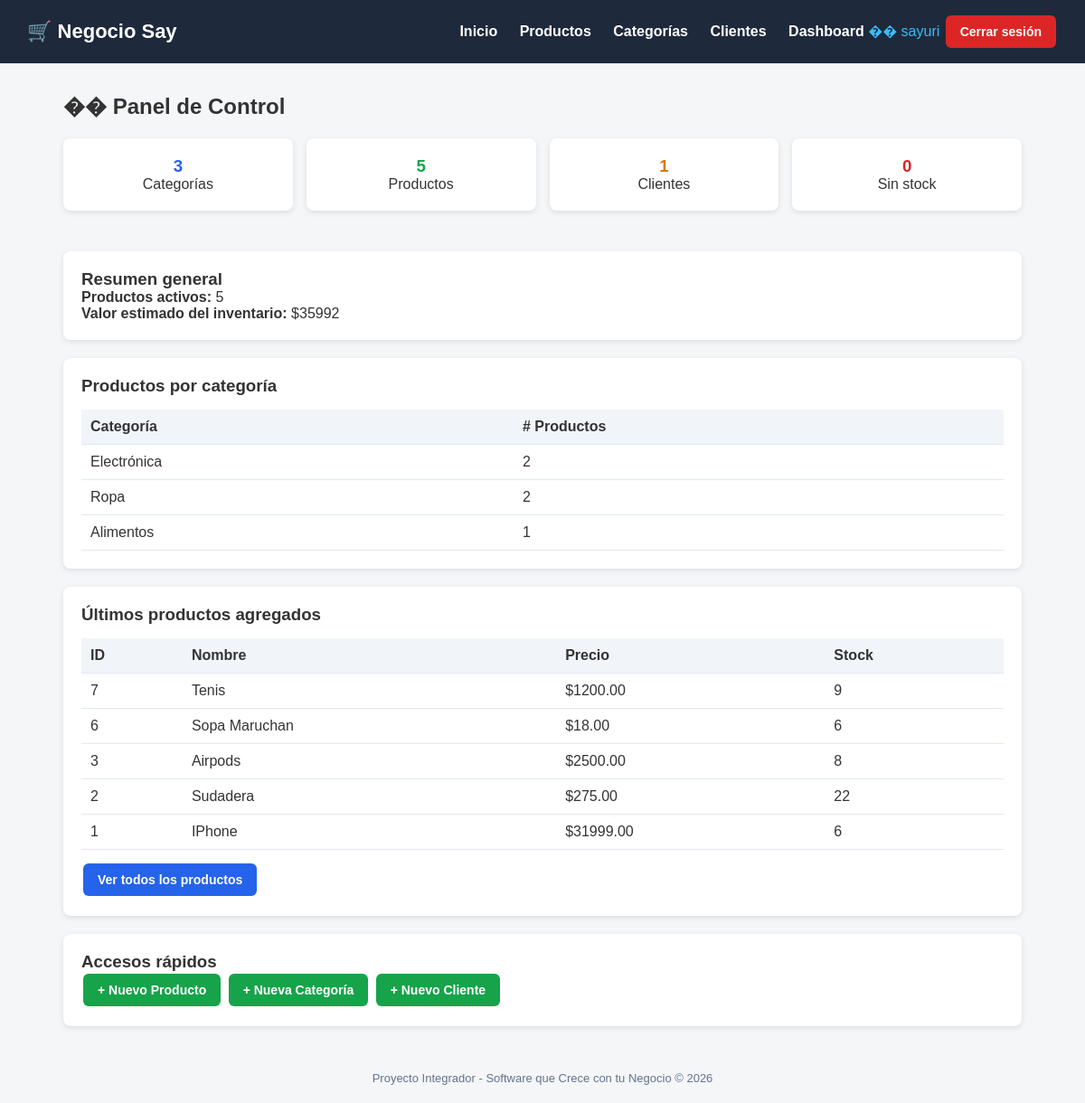
The page /dashboard/ (signed in) on the database its author committed.
### tienda/models.py (models this page shows, shortened)
class Categoria(models.Model):
    nombre = models.CharField(max_length=100)
    descripcion = models.TextField(blank=True, null=True)
    class Meta:
        verbose_name = "Categoria"
        verbose_name_plural = "Categorías"

class Producto(models.Model):
    nombre = models.CharField(max_length=200)
    descripcion = models.TextField(blank=True, null=True)
    precio = models.DecimalField(max_digits=10, decimal_places=2)
    stock = models.IntegerField(default=0)
    categoria = models.ForeignKey(Categoria, on_delete=models.CASCADE)
    fecha_creacion = models.DateTimeField(auto_now_add=True)
    activo = models.BooleanField(default=True)
    class Meta:
        verbose_name = "Producto"
        verbose_name_plural = "Productos"
        ordering = ['nombre']

### tienda/views.py (the view)
# urls.py: path('dashboard/', views.dashboard, name='dashboard'),
@login_required
def dashboard(request):
    total_categorias = Categoria.objects.count()
    total_productos = Producto.objects.count()
    total_clientes = Cliente.objects.count()
    productos_activos = Producto.objects.filter(activo=True).count()
    productos_sin_stock = Producto.objects.filter(stock=0).count()
    valor_inventario = Producto.objects.aggregate(
        total=Sum('precio')
    )['total'] or 0
    ultimos_productos = Producto.objects.order_by('-id')[:5]
    por_categoria = (
        Categoria.objects
        .annotate(num_productos=Count('producto'))
        .order_by('-num_productos')
    )
    context = {
        'total_categorias': total_categorias,
        'total_productos': total_productos,
        'total_clientes': total_clientes,
        'productos_activos': productos_activos,
        'productos_sin_stock': productos_sin_stock,
        'valor_inventario': valor_inventario,
        'ultimos_productos': ultimos_productos,
        'por_categoria': por_categoria,
    }
    return render(request, 'tienda/dashboard.html', context)

### tienda/templates/tienda/dashboard.html (shortened to what this page needs)
{% extends 'base.html' %}
{% block content %}
<h2 style="margin-bottom:20px;">�� Panel de Control</h2>
 <div style="display:grid; grid-template-columns: repeat(auto-fit, minmax( 200px, 1fr)); gap:15px; margin-bottom:25px;">
    <div class="card" style="text-align:center;">
        <h3 style="color:#2563eb;">{{ total_categorias }}</h3>  <p>Categorías</p>
    </div>
    <div class="card" style="text-align:center;">
         <h3 style="color:#16a34a;">{{ total_productos }}</h3>  <p>Productos</p>
        </div>
        <div class="card" style="text-align:center;">
            <h3 style="color:#d97706;">{{ total_clientes }}</h3>  <p>Clientes</p>
        </div>
        <div class="card" style="text-align:center;">
            <h3 style="color:#dc2626;">{{ productos_sin_stock }}</h3>  <p>Sin stock</p>
        </div>
    </div>
     <div class="card">
        <h3>Resumen general</h3>
        <p><strong>Productos activos:</strong> {{ productos_activos }}</p>  <p><strong>Valor estimado del inventario:</strong> ${{ valor_inventario  }}</p>
    </div>
     <div class="card">
        <h3>Productos por categoría</h3>
        <table>
            <thead>
                <tr><th>Categoría</th><th># Productos</th></tr>
            </thead>
            <tbody>
                {% for cat in por_categoria %}
                <tr>
                    <td>{{ cat.nombre }}</td>
                    <td>{{ cat.num_productos }}</td>
                </tr>
                {% empty %}
                <tr><td colspan="2">No hay categorías registradas.</td></tr>  {% endfor %}
            </tbody>
        </table>
    </div>
     <div class="card">
        <h3>Últimos productos agregados</h3>
        <table>
            <thead>
                <tr><th>ID</th><th>Nombre</th><th>Precio</th><th>Stock</th></tr>  </thead>
                <tbody>
                    {% for p in ultimos_productos %}
                    <tr>
                        <td>{{ p.id }}</td>
                        <td>{{ p.nombre }}</td>
                        <td>${{ p.precio }}</td>
                        <td>{{ p.stock }}</td>
                    </tr>
                    {% empty %}
                    <tr><td colspan="4">No hay productos registrados.</td></tr>  {% endfor %}
                </tbody>
            </table>
            <a href="{% url 'lista_productos' %}" class="btn btn-primary" style="margin-top:15px;">Ver todos los productos</a>
        </div>
         <div class="card">
            <h3>Accesos rápidos</h3>
            <a href="{% url 'crear_producto' %}" class="btn btn-success">+ Nuevo Producto</a>
            <a href="{% url 'crear_categoria' %}" class="btn btn-success">+ Nueva Categoría</a>
            <a href="{% url 'crear_cliente' %}" class="btn btn-success">+ Nuevo Cliente</a>
        </div>
        {% endblock %}

### tienda/templates/base.html (shortened to what this page needs)
<!DOCTYPE html>
<html lang="es">
<head>
</head>
<body>
    <header>
        <h1>🛒  Negocio Say</h1>
        <nav>
            <a href="{% url 'inicio' %}">Inicio</a>
            <a href="{% url 'lista_productos' %}">Productos</a>
            <a href="{% url 'lista_categorias' %}">Categorías</a>
            <a href="{% url 'lista_clientes' %}">Clientes</a>
            {% if user.is_authenticated %}
             <a href="{% url 'dashboard' %}">Dashboard</a>
             <span style="color:#38bdf8;">�� {{ user.username }}</span>
             <form action="{% url 'logout' %}" method="post" style="display:inline ;">
                <button type="submit" class="btn btn-danger" style="margin-left:10p x;">Cerrar sesión</button>
            </form>
            {% else %}
            <a href="{% url 'login' %}">Iniciar sesión</a>
            {% endif %}
        </nav>
    </header>
    <div class="container">
        {% block content %}{% endblock %}
    </div>
    <footer>
        Proyecto Integrador - Software que Crece con tu Negocio &copy; {% now "Y" %}
    </footer>
</body>
</html>

### tienda/templates/base.html (style rules this page uses)
* { margin: 0; padding: 0; box-sizing: border-box; }
body { font-family: Arial, sans-serif; background: #f4f6f8; color: #333; }
header { background: #1e293b; color: #fff; padding: 15px 30px; display: flex; justify-content: space-between; align-items: center; }
header h1 { font-size: 22px; }
header nav a { color: #fff; text-decoration: none; margin-left: 20px; font-weight: bold; }
.container { max-width: 1100px; margin: 30px auto; padding: 0 20px; }
.card { background: #fff; border-radius: 8px; padding: 20px; box-shadow: 0 2px 6px rgba(0,0,0,0.1); margin-bottom: 20px; }
.btn { display: inline-block; padding: 10px 16px; border-radius: 6px; text-decoration: none; color: #fff; font-weight: bold; border: none; cursor: pointer; font-size: 14px; margin: 2px; }
.btn-primary { background: #2563eb; }
.btn-success { background: #16a34a; }
.btn-danger { background: #dc2626; }
table { width: 100%; border-collapse: collapse; margin-top: 15px; }
th, td { padding: 10px; text-align: left; border-bottom: 1px solid #e2e8f0; }
th { background: #f1f5f9; }
footer { text-align: center; padding: 20px; color: #64748b; font-size: 13px; }

### rows shown on the page
Categoria: nombre "Electrónica", num_productos "2"
Categoria: nombre "Ropa", num_productos "2"
Categoria: nombre "Alimentos", num_productos "1"
Producto: id "7", nombre "Tenis", precio "1200.00", stock "9"
Producto: id "6", nombre "Sopa Maruchan", precio "18.00", stock "6"
Producto: id "3", nombre "Airpods", precio "2500.00", stock "8"
Producto: id "2", nombre "Sudadera", precio "275.00", stock "22"
Producto: id "1", nombre "IPhone", precio "31999.00", stock "6"

### other values the page prints
{{ user.username }} "sayuri"
{{ total_categorias }} "3"
{{ total_productos }} "5"
{{ total_clientes }} "1"
{{ productos_sin_stock }} "0"
{{ productos_activos }} "5"
{{ valor_inventario }} "35992"
